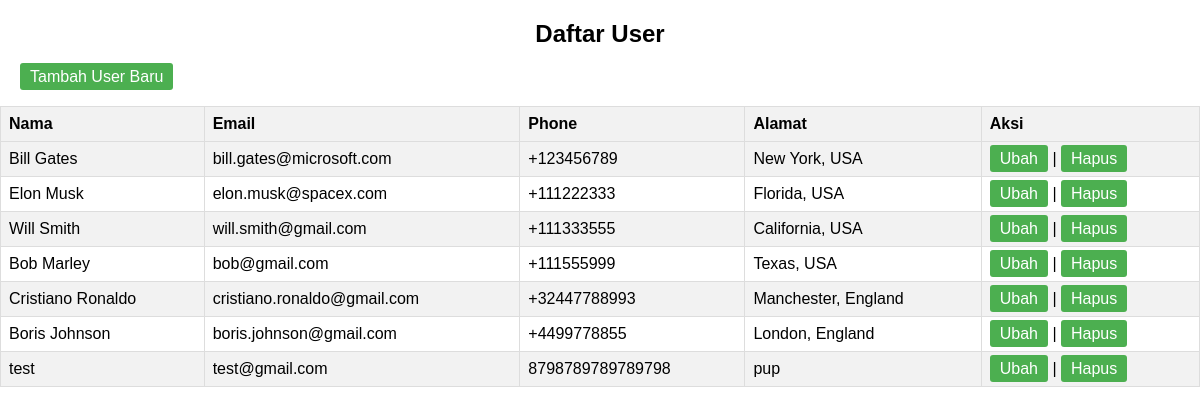
The page / on the database its author committed.
### tables this page shows
CREATE TABLE `clients` (
  `id` int(11) NOT NULL,
  `name` varchar(100) NOT NULL,
  `email` varchar(200) NOT NULL,
  `phone` varchar(20) DEFAULT NULL,
  `address` varchar(200) DEFAULT NULL,
  `created_at` datetime NOT NULL DEFAULT current_timestamp()
);

### index.php (the view, shortened to what this page needs)
<!DOCTYPE html>
<html>
<head>
</head>
<body>
    <h2>Daftar User</h2>
    <a href="create.php" style="margin-left: 20px;">Tambah User Baru</a>
    <table>
        <tr>
            <th>Nama</th>
            <th>Email</th>
            <th>Phone</th>
            <th>Alamat</th>
            <th>Aksi</th>
        </tr>
        <?php
        include 'koneksi.php';
        $sql = "SELECT * FROM clients";
        $result = $koneksi->query($sql);
        if ($result->num_rows > 0) {
            while($row = $result->fetch_assoc()) {
                echo "<tr>";
                echo "<td>".$row['name']."</td>";
                echo "<td>".$row['email']."</td>";
                echo "<td>".$row['phone']."</td>";
                echo "<td>".$row['address']."</td>";
                echo "<td>";
                echo "<a href='update.php?id=".$row['id']."'>Ubah</a> | ";
                echo "<a href='hapus.php?id=".$row['id']."' onclick='return confirm(\"Apakah Anda yakin ingin menghapus?\")'>Hapus</a>";
                echo "</td>";
                echo "</tr>";
            }
        } else {
            echo "<tr><td colspan='5'>Tidak ada data</td></tr>";
        }
        ?>
    </table>
</body>
</html>

### index.php (style rules this page uses)
body { font-family: Arial, sans-serif; margin: 0; padding: 0; }
h2 { text-align: center; }
table { border-collapse: collapse; width: 100%; margin-top: 20px; }
th, td { border: 1px solid #ddd; padding: 8px; text-align: left; }
th { background-color: #f2f2f2; }
tr:nth-child(even) { background-color: #f2f2f2; }
a { text-decoration: none; padding: 5px 10px; background-color: #4CAF50; color: white; border-radius: 3px; }

### rows shown on the page
clients: name "Bill Gates", email "bill.gates@microsoft.com", phone "+123456789", address "New York, USA"
clients: name "Elon Musk", email "elon.musk@spacex.com", phone "+111222333", address "Florida, USA"
clients: name "Will Smith", email "will.smith@gmail.com", phone "+111333555", address "California, USA"
clients: name "Bob Marley", email "bob@gmail.com", phone "+111555999", address "Texas, USA"
clients: name "Cristiano Ronaldo", email "cristiano.ronaldo@gmail.com", phone "+32447788993", address "Manchester, England"
clients: name "Boris Johnson", email "boris.johnson@gmail.com", phone "+4499778855", address "London, England"
clients: name "test", email "test@gmail.com", phone "8798789789789798", address "pup"
